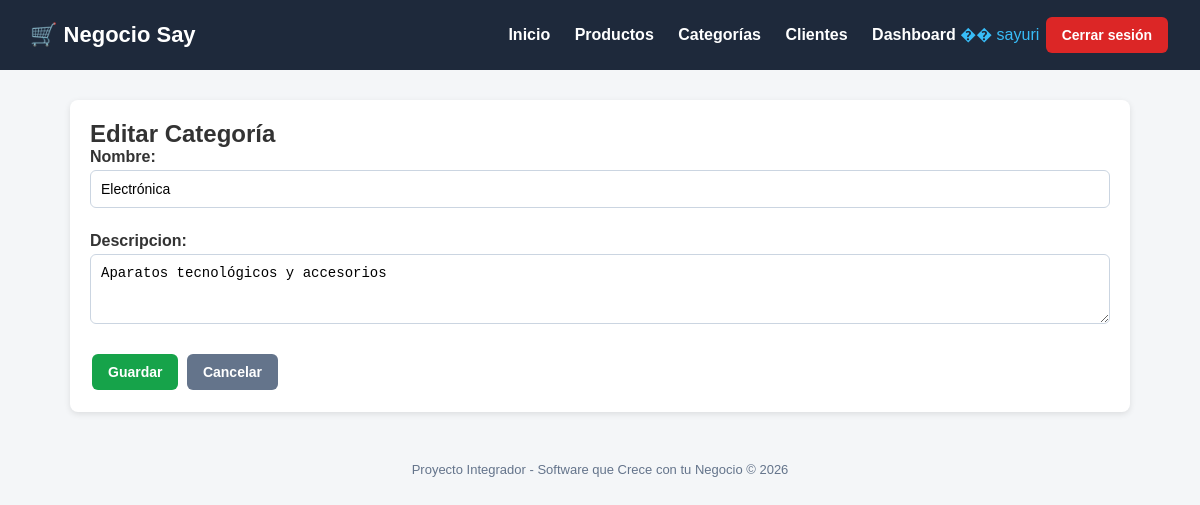
The app's page /categorias/editar/1/ (signed in) with its own data.
### tienda/models.py (models this page shows, shortened)
class Categoria(models.Model):
    nombre = models.CharField(max_length=100)
    descripcion = models.TextField(blank=True, null=True)
    class Meta:
        verbose_name = "Categoria"
        verbose_name_plural = "Categorías"

### tienda/views.py (the view)
# urls.py: path('categorias/editar/<int:pk>/', views.editar_categoria, name='editar_categoria'),
@login_required
def editar_categoria(request, pk):
    categoria = get_object_or_404(Categoria, pk=pk)
    if request.method == 'POST':
        form = CategoriaForm(request.POST, instance=categoria)
        if form.is_valid():
            form.save()
            messages.success(request, 'Categoría actualizada correctamente.')
            return redirect('lista_categorias')
    else:
        form = CategoriaForm(instance=categoria)
        return render(request, 'tienda/categorias/form.html', {'form': form, 'titulo': 'Editar Categoría'})

### tienda/forms.py
class CategoriaForm(forms.ModelForm):
    class Meta:
        model = Categoria
        fields = ['nombre', 'descripcion']
        widgets = {
            'nombre': forms.TextInput(attrs={'class': 'form-control', 'placeholder': 'Nombre de la categoría'}),
            'descripcion': forms.Textarea(attrs={'class': 'form-control', 'rows': 3, 'placeholder': 'Descripción (opcional)'}),
        }

### tienda/templates/tienda/categorias/form.html (shortened to what this page needs)
{% extends 'base.html' %}
{% block content %}
<div class="card">
    <h2>{{ titulo }}</h2>
    <form method="post">
        {{ form.as_p }}
        <button type="submit" class="btn btn-success">Guardar</button>
        <a href="{% url 'lista_categorias' %}" class="btn btn-secondary">Cancelar</a> </form>
    </div>
    {% endblock %}

### tienda/templates/base.html (shortened to what this page needs)
<!DOCTYPE html>
<html lang="es">
<head>
</head>
<body>
    <header>
        <h1>🛒  Negocio Say</h1>
        <nav>
            <a href="{% url 'inicio' %}">Inicio</a>
            <a href="{% url 'lista_productos' %}">Productos</a>
            <a href="{% url 'lista_categorias' %}">Categorías</a>
            <a href="{% url 'lista_clientes' %}">Clientes</a>
            {% if user.is_authenticated %}
             <a href="{% url 'dashboard' %}">Dashboard</a>
             <span style="color:#38bdf8;">�� {{ user.username }}</span>
             <form action="{% url 'logout' %}" method="post" style="display:inline ;">
                <button type="submit" class="btn btn-danger" style="margin-left:10p x;">Cerrar sesión</button>
            </form>
            {% else %}
            <a href="{% url 'login' %}">Iniciar sesión</a>
            {% endif %}
        </nav>
    </header>
    <div class="container">
        {% block content %}{% endblock %}
    </div>
    <footer>
        Proyecto Integrador - Software que Crece con tu Negocio &copy; {% now "Y" %}
    </footer>
</body>
</html>

### tienda/templates/base.html (style rules this page uses)
* { margin: 0; padding: 0; box-sizing: border-box; }
body { font-family: Arial, sans-serif; background: #f4f6f8; color: #333; }
header { background: #1e293b; color: #fff; padding: 15px 30px; display: flex; justify-content: space-between; align-items: center; }
header h1 { font-size: 22px; }
header nav a { color: #fff; text-decoration: none; margin-left: 20px; font-weight: bold; }
.container { max-width: 1100px; margin: 30px auto; padding: 0 20px; }
.card { background: #fff; border-radius: 8px; padding: 20px; box-shadow: 0 2px 6px rgba(0,0,0,0.1); margin-bottom: 20px; }
.btn { display: inline-block; padding: 10px 16px; border-radius: 6px; text-decoration: none; color: #fff; font-weight: bold; border: none; cursor: pointer; font-size: 14px; margin: 2px; }
.btn-success { background: #16a34a; }
.btn-danger { background: #dc2626; }
.btn-secondary { background: #64748b; }
footer { text-align: center; padding: 20px; color: #64748b; font-size: 13px; }
.form-control { width: 100%; padding: 10px; margin-bottom: 12px; border: 1px solid #cbd5e1; border-radius: 6px; font-size: 14px; }
form label { font-weight: bold; display: block; margin-bottom: 4px; }
form p { margin-bottom: 12px; }

### records on screen
Categoria: nombre "Electrónica", descripcion "Aparatos tecnológicos y accesorios"

### other values on screen
{{ user.username }} "sayuri"
{{ titulo }} "Editar Categoría"
